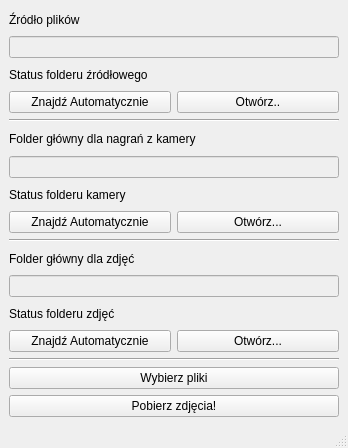
<?xml version="1.0" encoding="UTF-8"?>
<ui version="4.0">
 <class>MainWindow</class>
 <widget class="QMainWindow" name="MainWindow">
  <property name="geometry">
   <rect>
    <x>0</x>
    <y>0</y>
    <width>348</width>
    <height>448</height>
   </rect>
  </property>
  <property name="windowTitle">
   <string>Grrrab</string>
  </property>
  <widget class="QWidget" name="centralwidget">
   <layout class="QGridLayout" name="gridLayout">
    <item row="0" column="0">
     <layout class="QVBoxLayout" name="verticalLayout">
      <item>
       <widget class="QLabel" name="label">
        <property name="text">
         <string>Źródło plików</string>
        </property>
       </widget>
      </item>
      <item>
       <widget class="QLineEdit" name="lineEdit_path_source">
        <property name="enabled">
         <bool>false</bool>
        </property>
       </widget>
      </item>
      <item>
       <widget class="QLabel" name="label_status_source">
        <property name="text">
         <string>Status folderu źródłowego</string>
        </property>
       </widget>
      </item>
      <item>
       <layout class="QHBoxLayout" name="horizontalLayout">
        <item>
         <widget class="QPushButton" name="pushButton_auto_source">
          <property name="text">
           <string>Znajdź Automatycznie</string>
          </property>
         </widget>
        </item>
        <item>
         <widget class="QPushButton" name="pushButton_manual_source">
          <property name="text">
           <string>Otwórz..</string>
          </property>
         </widget>
        </item>
       </layout>
      </item>
     </layout>
    </item>
    <item row="7" column="0">
     <widget class="Line" name="line_2">
      <property name="orientation">
       <enum>Qt::Horizontal</enum>
      </property>
     </widget>
    </item>
    <item row="1" column="0">
     <widget class="Line" name="line">
      <property name="orientation">
       <enum>Qt::Horizontal</enum>
      </property>
     </widget>
    </item>
    <item row="2" column="0">
     <layout class="QVBoxLayout" name="verticalLayout_2">
      <item>
       <widget class="QLabel" name="label_3">
        <property name="text">
         <string>Folder główny dla nagrań z kamery</string>
        </property>
       </widget>
      </item>
      <item>
       <widget class="QLineEdit" name="lineEdit_path_dst_videos">
        <property name="enabled">
         <bool>false</bool>
        </property>
       </widget>
      </item>
      <item>
       <widget class="QLabel" name="label_status_dst_video">
        <property name="text">
         <string>Status folderu kamery</string>
        </property>
       </widget>
      </item>
      <item>
       <layout class="QHBoxLayout" name="horizontalLayout_2">
        <item>
         <widget class="QPushButton" name="pushButton_auto_dst_videos">
          <property name="text">
           <string>Znajdź Automatycznie</string>
          </property>
         </widget>
        </item>
        <item>
         <widget class="QPushButton" name="pushButton_manual_dst_videos">
          <property name="text">
           <string>Otwórz...</string>
          </property>
         </widget>
        </item>
       </layout>
      </item>
     </layout>
    </item>
    <item row="13" column="0">
     <widget class="Line" name="line_3">
      <property name="orientation">
       <enum>Qt::Horizontal</enum>
      </property>
     </widget>
    </item>
    <item row="8" column="0">
     <layout class="QVBoxLayout" name="verticalLayout_3">
      <item>
       <widget class="QLabel" name="label_5">
        <property name="text">
         <string>Folder główny dla zdjęć</string>
        </property>
       </widget>
      </item>
      <item>
       <widget class="QLineEdit" name="lineEdit_path_dst_photos">
        <property name="enabled">
         <bool>false</bool>
        </property>
       </widget>
      </item>
      <item>
       <widget class="QLabel" name="label_status_dst_photos">
        <property name="text">
         <string>Status folderu zdjęć</string>
        </property>
       </widget>
      </item>
      <item>
       <layout class="QHBoxLayout" name="horizontalLayout_3">
        <item>
         <widget class="QPushButton" name="pushButton_auto_dst_photos">
          <property name="text">
           <string>Znajdź Automatycznie</string>
          </property>
         </widget>
        </item>
        <item>
         <widget class="QPushButton" name="pushButton_manual_dst_photos">
          <property name="text">
           <string>Otwórz...</string>
          </property>
         </widget>
        </item>
       </layout>
      </item>
     </layout>
    </item>
    <item row="15" column="0">
     <layout class="QVBoxLayout" name="verticalLayout_4">
      <item>
       <widget class="QPushButton" name="pushButton_choose">
        <property name="text">
         <string>Wybierz pliki</string>
        </property>
       </widget>
      </item>
      <item>
       <widget class="QPushButton" name="pushButton_grrrab">
        <property name="text">
         <string>Pobierz zdjęcia!</string>
        </property>
       </widget>
      </item>
     </layout>
    </item>
   </layout>
  </widget>
  <widget class="QStatusBar" name="statusbar"/>
 </widget>
 <resources/>
 <connections/>
</ui>
